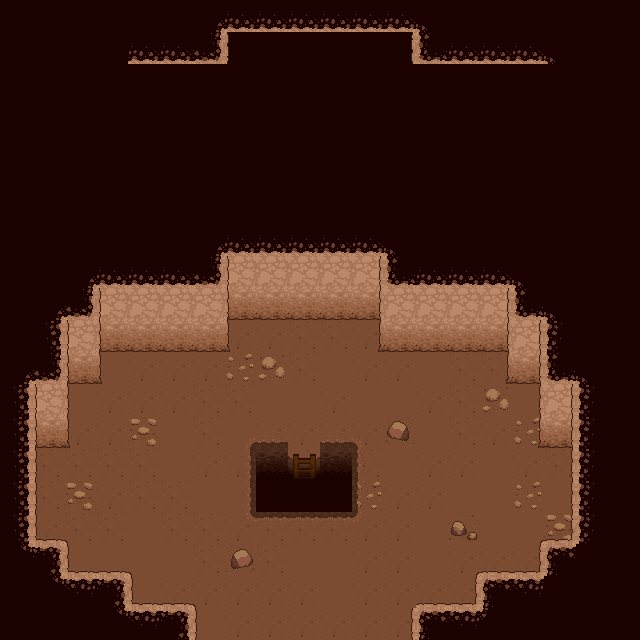

A 2D game scene composited from a Tiled map and its tileset images. What follows is a short description and the map's XML, with every tile layer's data as written:
An orthogonal 20x20 tile map with 32x32 px tiles, 3 tile layers (base, ladder, wall tops/edges), 1 hidden layer not drawn, 2 tilesets and 2 objects (cave_walled, mine_exit).

<map version="1.10" tiledversion="1.11.2" orientation="orthogonal" renderorder="right-down" width="20" height="20" tilewidth="32" tileheight="32" infinite="0" nextlayerid="6" nextobjectid="7">
 <tileset firstgid="1" source="cave_tiles_1.3.tsx" />
 <tileset firstgid="26" source="ladder.tsx" />
 <layer id="1" name="base" width="20" height="20">
  <data encoding="csv">
17,17,17,17,17,17,17,17,17,17,17,17,17,17,17,17,17,17,17,17,
17,17,17,17,17,17,17,17,17,17,17,17,17,17,17,17,17,17,17,17,
17,17,17,17,17,17,17,17,17,17,17,17,17,17,17,17,17,17,17,17,
17,17,17,17,17,17,17,17,17,17,17,17,17,17,17,17,17,17,17,17,
17,17,17,17,17,17,17,17,17,17,17,17,17,17,17,17,17,17,17,17,
17,17,17,17,17,17,17,17,17,17,17,17,17,17,17,17,17,17,17,17,
17,17,17,17,17,17,17,17,17,17,17,17,17,17,17,17,17,17,17,17,
17,17,17,17,17,17,17,17,17,17,17,17,17,17,17,17,17,17,17,17,
17,17,17,17,17,17,17,9,9,9,9,9,17,17,17,17,17,17,17,17,
17,17,17,9,9,9,9,11,11,11,11,11,9,9,9,9,17,17,17,17,
17,17,9,11,11,11,11,2,2,3,3,2,11,11,11,11,9,17,17,17,
17,17,11,1,2,2,2,6,5,3,1,2,2,1,3,3,11,17,17,17,
17,9,1,2,2,2,3,3,1,1,2,1,1,2,3,5,1,9,17,17,
17,11,2,2,4,1,3,1,2,2,2,2,2147483655,1,3,2,6,11,17,17,
17,3,3,3,3,1,2,2,18,3,18,3,1,2,2,1,2,3,17,17,
17,3,4,2,3,3,1,1,17,17,17,6,2,2,1,1,6,1,17,17,
17,2,3,3,1,3,3,2,3,3,3,2,2,1,8,1,1,4,17,17,
17,17,1,1,1,1,3,7,3,1,1,2,2,1,2,2,2,17,17,17,
17,17,17,17,1,2,2,2,2,2,1,2,2,2,2,17,17,17,17,17,
17,17,17,17,17,17,1,2,2,2,2,2,2,17,17,17,17,17,17,17
</data>
 </layer>
 <layer id="4" name="ladder" width="20" height="20">
  <data encoding="csv">
0,0,0,0,0,0,0,0,0,0,0,0,0,0,0,0,0,0,0,0,
0,0,0,0,0,0,0,0,0,0,0,0,0,0,0,0,0,0,0,0,
0,0,0,0,0,0,0,0,0,0,0,0,0,0,0,0,0,0,0,0,
0,0,0,0,0,0,0,0,0,0,0,0,0,0,0,0,0,0,0,0,
0,0,0,0,0,0,0,0,0,0,0,0,0,0,0,0,0,0,0,0,
0,0,0,0,0,0,0,0,0,0,0,0,0,0,0,0,0,0,0,0,
0,0,0,0,0,0,0,0,0,0,0,0,0,0,0,0,0,0,0,0,
0,0,0,0,0,0,0,0,0,0,0,0,0,0,0,0,0,0,0,0,
0,0,0,0,0,0,0,0,0,0,0,0,0,0,0,0,0,0,0,0,
0,0,0,0,0,0,0,0,0,0,0,0,0,0,0,0,0,0,0,0,
0,0,0,0,0,0,0,0,0,0,0,0,0,0,0,0,0,0,0,0,
0,0,0,0,0,0,0,0,0,0,0,0,0,0,0,0,0,0,0,0,
0,0,0,0,0,0,0,0,0,0,0,0,0,0,0,0,0,0,0,0,
0,0,0,0,0,0,0,0,0,0,0,0,0,0,0,0,0,0,0,0,
0,0,0,0,0,0,0,0,0,27,0,0,0,0,0,0,0,0,0,0,
0,0,0,0,0,0,0,0,0,0,0,0,0,0,0,0,0,0,0,0,
0,0,0,0,0,0,0,0,0,0,0,0,0,0,0,0,0,0,0,0,
0,0,0,0,0,0,0,0,0,0,0,0,0,0,0,0,0,0,0,0,
0,0,0,0,0,0,0,0,0,0,0,0,0,0,0,0,0,0,0,0,
0,0,0,0,0,0,0,0,0,0,0,0,0,0,0,0,0,0,0,0
</data>
 </layer>
 <layer id="2" name="wall tops/edges" width="20" height="20">
  <data encoding="csv">
0,0,0,0,0,0,1610612752,1610612749,1610612749,1610612749,1610612749,1610612749,1610612749,16,0,0,0,0,0,0,
0,0,0,0,1610612749,1610612749,1610612750,10,0,0,0,0,3221225482,14,1610612749,1610612749,1610612749,16,0,0,
0,0,0,0,0,0,0,0,0,0,0,0,0,0,0,0,0,0,0,0,
0,0,0,0,0,0,0,0,0,0,0,0,0,0,0,0,0,0,0,0,
0,0,0,0,0,0,0,0,0,0,0,0,0,0,0,0,0,0,0,0,
0,0,0,0,0,0,0,0,0,0,0,0,0,0,0,0,0,0,0,0,
0,0,0,0,0,0,0,0,0,0,0,0,0,0,0,0,0,0,0,0,
0,0,0,0,0,0,1610612752,1610612749,1610612749,1610612749,1610612749,1610612749,16,0,0,0,0,0,0,0,
0,0,1610612752,1610612749,1610612749,1610612749,1610612750,10,0,0,0,2147483658,14,1610612749,1610612749,1610612749,16,0,0,0,
0,1610612752,1610612750,10,0,0,0,10,0,0,0,2147483658,0,0,0,2147483658,14,16,0,0,
0,2147483661,10,10,0,0,0,12,0,0,0,2147483660,0,0,0,2147483658,2147483658,13,0,0,
1610612752,1610612750,10,12,0,0,0,0,0,0,0,0,0,0,0,2147483660,2147483658,14,16,0,
2147483661,10,10,0,0,0,0,0,0,0,0,0,0,0,0,0,2147483658,2147483658,13,0,
2147483661,10,12,0,0,0,0,1610612758,19,0,19,22,0,0,0,0,2147483660,2147483658,13,0,
2147483661,10,0,0,0,0,0,1610612755,0,0,0,2684354579,0,0,0,0,0,2147483658,13,0,
2147483661,10,0,0,0,0,0,1610612755,0,0,0,2684354579,0,0,0,0,0,2147483658,13,0,
2147483661,23,24,0,0,0,0,3221225494,3221225491,3221225491,3221225491,2684354582,0,0,0,0,1610612760,1610612759,13,0,
3221225488,3221225486,23,1610612746,24,0,0,0,0,0,0,0,0,0,1610612760,3758096394,1610612759,2684354574,0,0,
0,3221225488,2684354573,3221225486,23,1610612746,24,0,0,0,0,0,0,3758096394,1610612759,2684354574,2684354573,0,0,0,
0,0,0,3221225488,2684354573,3221225486,10,0,0,0,0,0,2147483658,2684354574,2684354573,2684354576,0,0,0,0
</data>
 </layer>
 <layer id="3" name="Collision" width="20" height="20" visible="0">
  <data encoding="csv">
25,25,25,25,25,25,25,25,25,25,25,25,25,25,25,25,25,25,25,25,
25,25,25,25,25,25,25,25,25,25,25,25,25,25,25,25,25,25,25,25,
25,25,25,25,25,25,25,25,25,25,25,25,25,25,25,25,25,25,25,25,
25,25,25,25,25,25,25,25,25,25,25,25,25,25,25,25,25,25,25,25,
25,25,25,25,25,25,25,25,25,25,25,25,25,25,25,25,25,25,25,25,
25,25,25,25,25,25,25,25,25,25,25,25,25,25,25,25,25,25,25,25,
25,25,25,25,25,25,25,25,25,25,25,25,25,25,25,25,25,25,25,25,
25,25,25,25,25,25,25,25,25,25,25,25,25,25,25,25,25,25,25,25,
25,25,25,25,25,25,25,25,25,25,25,25,25,25,25,25,25,25,25,25,
25,25,25,25,25,25,25,25,25,25,25,25,25,25,25,25,25,25,25,25,
25,25,25,25,25,25,25,0,0,0,0,0,25,25,25,25,25,25,25,25,
25,25,25,0,0,0,0,0,0,0,0,0,0,0,0,0,25,25,25,25,
25,25,0,0,0,0,0,0,0,0,0,0,0,0,0,0,0,25,25,25,
25,25,0,0,0,0,0,0,0,0,0,0,0,0,0,0,0,25,25,25,
25,0,0,0,0,0,0,0,25,0,25,0,0,0,0,0,0,0,25,25,
25,0,0,0,0,0,0,0,25,25,25,0,0,0,0,0,0,0,25,25,
25,0,0,0,0,0,0,0,0,0,0,0,0,0,0,0,0,0,25,25,
25,25,0,0,0,0,0,0,0,0,0,0,0,0,0,0,0,25,25,25,
25,25,25,25,0,0,0,0,0,0,0,0,0,0,0,25,25,25,25,25,
25,25,25,25,25,25,25,0,0,0,0,0,25,25,25,25,25,25,25,25
</data>
 </layer>
 <objectgroup id="5" name="Transitions">
  <object id="1" name="cave_walled" x="290.157" y="448.195" width="30.4375" height="28.5139">
   <properties>
    <property name="spawn_x" type="int" value="300" />
    <property name="spawn_y" type="int" value="295" />
    <property name="target_map" value="cave_walled_2.0.tmx" />
   </properties>
  </object>
  <object id="3" name="mine_exit" x="228.219" y="625.484" width="156.808" height="13.6969">
   <properties>
    <property name="spawn_x" type="int" value="370" />
    <property name="spawn_y" type="int" value="300" />
    <property name="target_map" value="test_mine_outside.tmx" />
   </properties>
  </object>
 </objectgroup>
</map>
